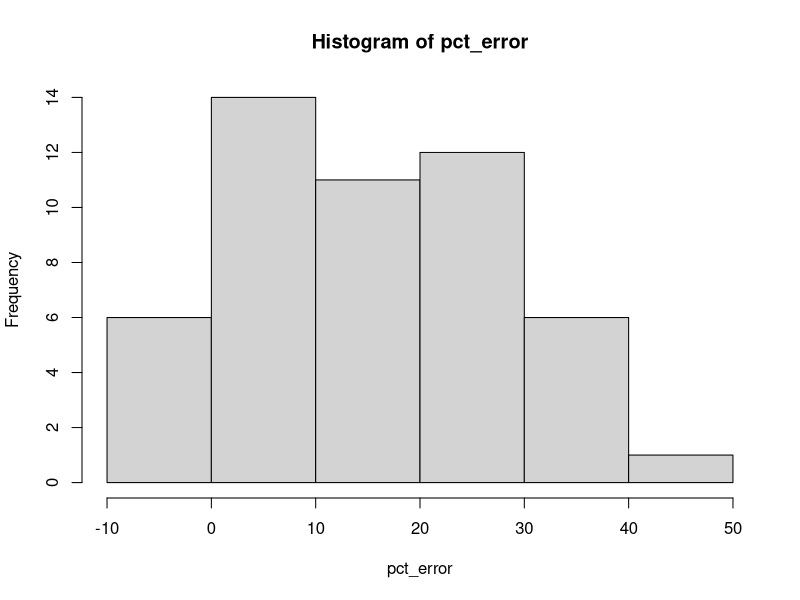

Generate this figure with R:

## Berksonian bias
library(data.table)

## functions to switch between probability and odds
prob_to_odds <- function(x) {x/(1-x)}
odds_to_prob <- function(x) {x/(1+x)}

## creating list objects to save results in
sourcepop <- list()
samplepop <- list()

## since we're drawing from distributions to create n obserations, we can do a number of times to see
## what the distribution of bias looks like
for (i in 1:50) {
  cat(paste0("draw ",i)); flush.console()
    
  n <- 100000
  
  ## probabilities and true odds ratios
  ## smoking, high blood pressure, and CVD probabilities
  smoking_prob <- .3
  HBP_prob <- .4
  baseline_CVD_prob <- .1
  
  ## odds of CVD with HBP
  HBP_CVD_OR <- 1.4
  ## odds of CVD with smoking
  smoking_CVD_OR <- 1.6
  
  ## baseline probability of hospitalization in population
  baseline_hosp_prob <- .05
  
  ## odds of hospitalization with HBP
  HBP_hosp_OR <- 1.5
  ## odds of hospitalization with smoking
  smoking_hosp_OR <- 1.5
  ## odds of hospitalization with CVD
  CVD_hosp_OR <- 3
  
  ## make draws of smoking and HBP (assuming independent)
  smoking <- rbinom(n=n,size=1,prob=smoking_prob)
  HBP <- rbinom(n=n,size=1,prob=HBP_prob)
  
  ## calculate CVD odds/probabilities, draw whether people have CVD (1 or 0)
  CVD_odds <- exp(log(prob_to_odds(baseline_CVD_prob))+HBP*log(HBP_CVD_OR)+smoking*log(smoking_CVD_OR))
  CVD_probs <- CVD_odds/(1+CVD_odds)
  CVD <- rbinom(length(CVD_probs),size=1,CVD_probs)
  
  ## calculate hospitalization odds/probabilities, then draw whether ppl hospitalized (1 or 0)
  hosp_odds <- exp(log(prob_to_odds(baseline_hosp_prob))+HBP*log(HBP_hosp_OR)+smoking*log(smoking_hosp_OR)+CVD*log(CVD_hosp_OR))
  hosp_probs <- hosp_odds/(1+hosp_odds)
  hosp <- rbinom(length(hosp_probs),size=1,hosp_probs)
  
  ## logistic regression to predict CVD in the general source population
  mylogit <- glm(CVD ~ HBP + smoking, family = "binomial")
  sourcepop[[i]] <- as.data.frame(t(summary(mylogit)$coefficients[,1]))
  
  ## logistic regression to predict CVD among people who are hospitalized
  mylogit <- glm(CVD[hosp==1] ~ HBP[hosp==1] + smoking[hosp==1], family = "binomial")
  samplepop[[i]] <- as.data.frame(t(summary(mylogit)$coefficients[,1]))

}

## compile results from source pop and sample pop (hospitalized)
sourcepop <- rbindlist(sourcepop)
samplepop <- rbindlist(samplepop)

## calculate percent error comparing hospitalized to source pop estimate
pct_error <- ((sourcepop$HBP-samplepop$`HBP[hosp == 1]`)/sourcepop$HBP)*100
hist(pct_error)
